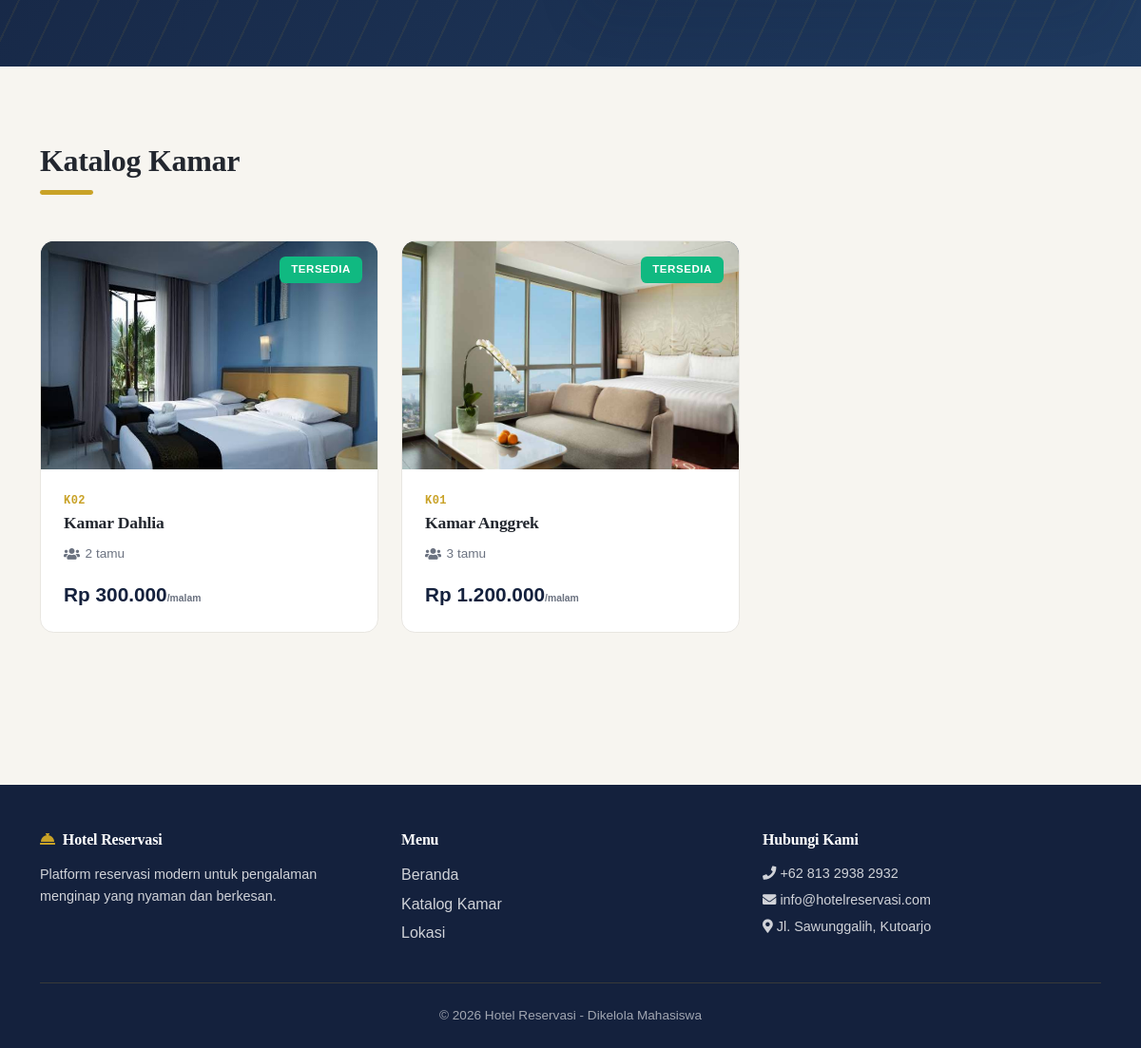
Before: / (lower part) with the older database file.
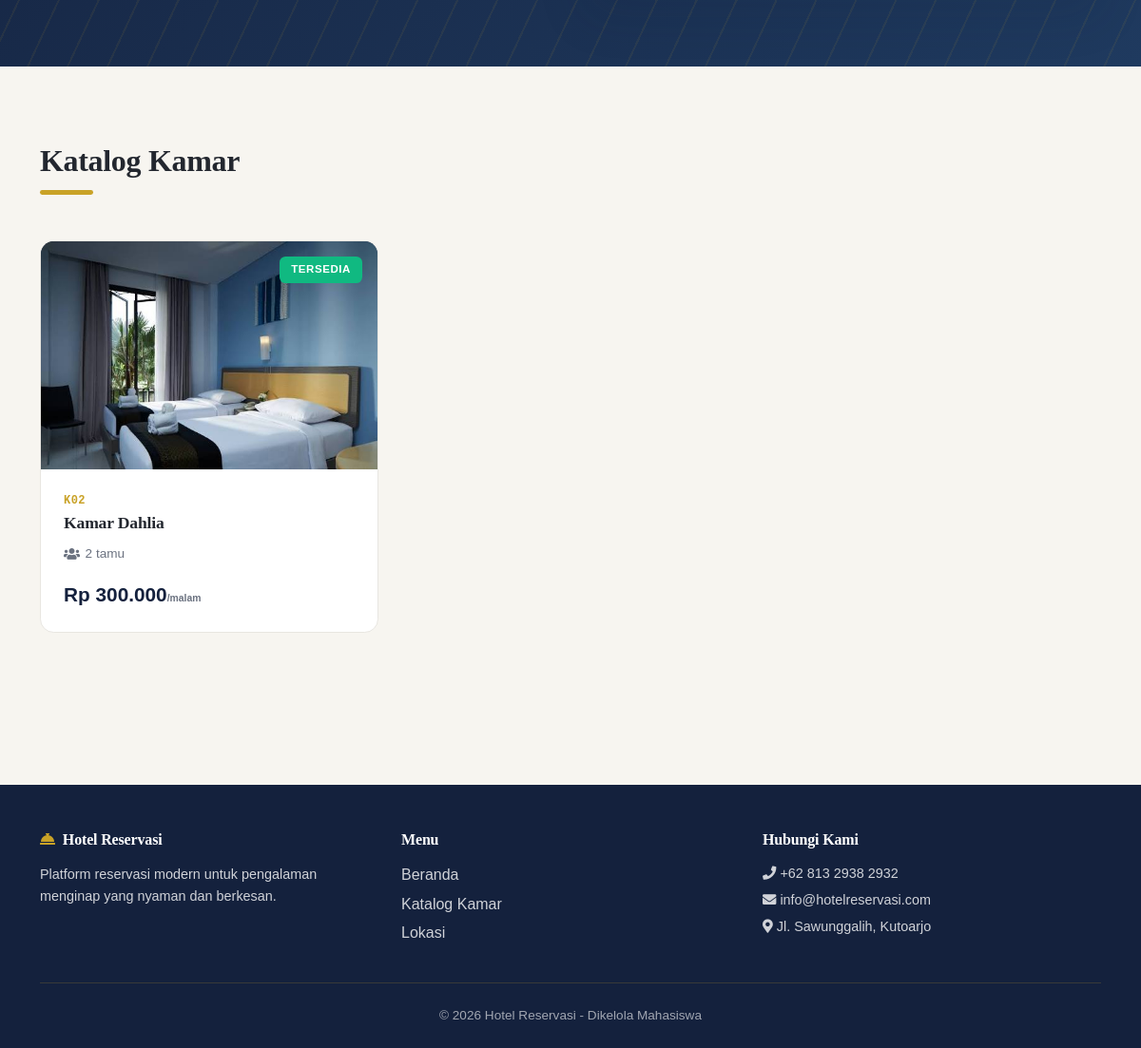
After: the same page with the newer database file.
### tables this page shows
CREATE TABLE `rooms` (
  `id` int UNSIGNED NOT NULL,
  `room_code` varchar(50) NOT NULL,
  `room_name` varchar(150) NOT NULL,
  `type_id` int UNSIGNED NOT NULL,
  `price` decimal(12,2) NOT NULL DEFAULT '0.00',
  `capacity` tinyint UNSIGNED NOT NULL DEFAULT '2',
  `status` enum('available','occupied','maintenance') NOT NULL DEFAULT 'available',
  `image_path` varchar(255) DEFAULT NULL,
  `created_at` datetime NOT NULL DEFAULT CURRENT_TIMESTAMP
);

### application/controllers/Landing.php (called while the page is built, shortened)
<?php
class Landing extends CI_Controller {
    public function __construct(){
        $this->load->model('M_kamar');
        $this->load->model('M_reservasi');
    }
    public function index(){
        $data['rooms'] = $this->M_kamar->getData(12, 0, null, null, 'available');
        $this->load->view('landing/index', $data);
    }
}

### index.php (called while the page is built, shortened)
<?php
require_once BASEPATH.'core/CodeIgniter.php';

### application/models/M_kamar.php (called while the page is built, shortened)
<?php
class M_kamar extends CI_Model {
    public function getData($limit, $start, $keyword = null, $type_id = null, $status = null){
        $this->db->select('rooms.*, room_types.type_name');
        $this->db->from('rooms');
        $this->db->join('room_types', 'room_types.id = rooms.type_id', 'left');
        if($status){
            $this->db->where('status', $status);
        }
        return $this->db->order_by('rooms.id', 'DESC')->get('', $limit, $start)->result();
    }
}

### application/helpers/my_security_helper.php (called while the page is built, shortened)
<?php
if (!function_exists('esc')) {
    function esc($value, $double_encode = TRUE)
    {
        return html_escape($value, $double_encode);
    }
}

### application/views/landing/index.php (the view, shortened to what this page needs)
<!DOCTYPE html>
<html lang="id">
<head>
    <link href="https://cdn.jsdelivr.net/npm/bootstrap@5.3.3/dist/css/bootstrap.min.css" rel="stylesheet">
    <link href="<?= base_url('assets/sbadmin/vendor/fontawesome-free/css/all.min.css') ?>" rel="stylesheet">
</head>
<body>
    <section class="hero">
    </section>
    <section class="section-catalog">
        <div class="container">
            <h2 class="section-title">Katalog Kamar</h2>
            <div class="row g-4">
                <?php foreach($rooms as $room): ?>
                <div class="col-md-6 col-lg-4">
                    <div class="room-card">
                        <div class="room-card-img">
                            <img src="<?= base_url('uploads/room_images/' . $room->image_path) ?>" alt="<?= esc($room->room_name) ?>">
                            <span class="room-badge available">Tersedia</span>
                        </div>
                        <div class="room-card-body">
                            <div class="room-code"><?= esc($room->room_code) ?></div>
                            <h5 class="room-name"><?= esc($room->room_name) ?></h5>
                            <div class="room-info">
                                <span><i class="fas fa-users"></i><?= esc($room->capacity) ?> tamu</span>
                            </div>
                            <div class="room-price">Rp <?= number_format($room->price, 0, ',', '.') ?><span style="font-size: .65rem; color: var(--text-muted);">/malam</span></div>
                        </div>
                    </div>
                </div>
                <?php endforeach; ?>
            </div>
        </div>
    </section>
    <footer>
        <div class="container">
            <div class="row g-4 mb-3">
                <div class="col-md-4">
                    <h6><i class="fas fa-concierge-bell me-2" style="color: var(--brass);"></i>Hotel Reservasi</h6>
                    <p style="font-size: .9rem; line-height: 1.6;">Platform reservasi modern untuk pengalaman menginap yang nyaman dan berkesan.</p>
                </div>
                <div class="col-md-4">
                    <h6>Menu</h6>
                    <ul>
                        <li><a href="<?= base_url() ?>">Beranda</a></li>
                        <li><a href="<?= base_url() ?>#kamar">Katalog Kamar</a></li>
                        <li><a href="<?= base_url() ?>#map">Lokasi</a></li>
                    </ul>
                </div>
                <div class="col-md-4">
                    <h6>Hubungi Kami</h6>
                    <ul style="font-size: .9rem;">
                        <li><i class="fas fa-phone me-1"></i>+62 813 2938 2932</li>
                        <li><i class="fas fa-envelope me-1"></i>info@hotelreservasi.com</li>
                        <li><i class="fas fa-map-marker-alt me-1"></i>Jl. Sawunggalih, Kutoarjo</li>
                    </ul>
                </div>
            </div>
            <div class="footer-divider text-center">
                <p class="mb-0">© <?= date('Y') ?> Hotel Reservasi - Dikelola Mahasiswa</p>
            </div>
        </div>
    </footer>
</body>
</html>

Changed rows visible on the page:
no longer on this page (row edited): rooms: image_path (picture), room_code "K01", room_name "Kamar Anggrek", capacity "3", price "1.200.000"
